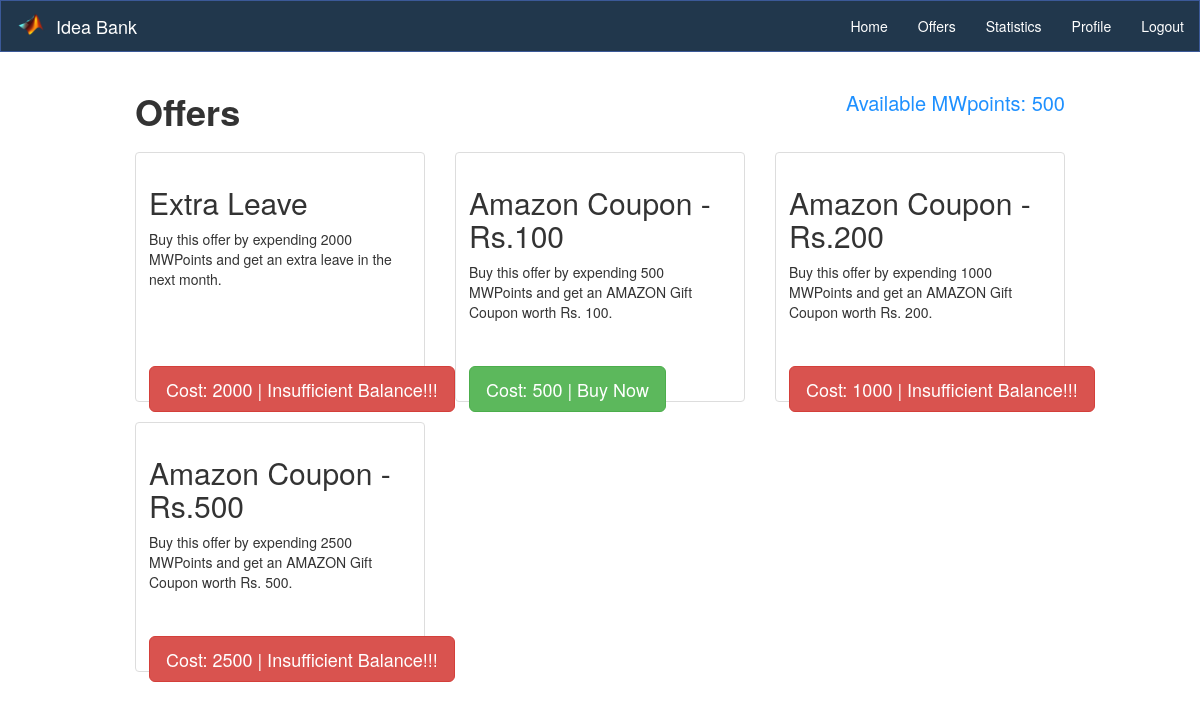
Page /redeem.php (signed in) on the earlier database version.
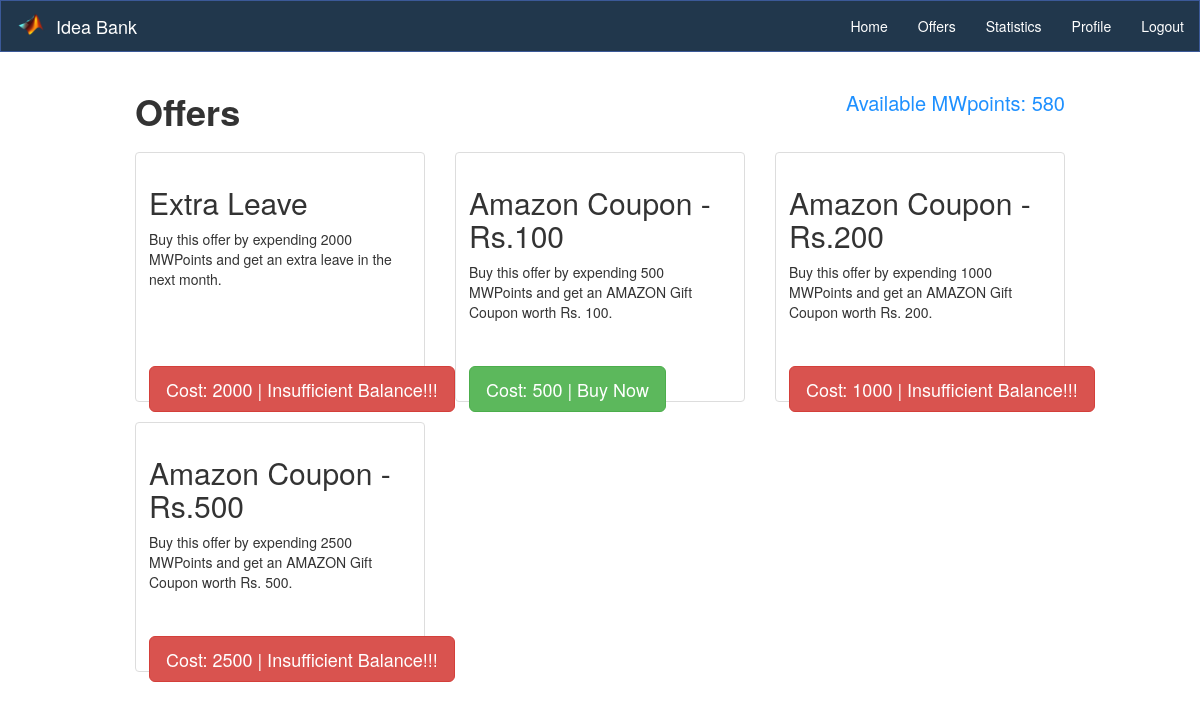
Same page on the later database version.
### tables this page shows
CREATE TABLE `user` (
  `user_id` int(11) NOT NULL,
  `name` varchar(50) NOT NULL,
  `MWpoints` int(11) DEFAULT '100',
  `password` varchar(250) NOT NULL
);

### redeem.php (the view, shortened to what this page needs)
<?php include "header.php" ?>
<?php
$user = $_SESSION['name'];
$sql = "SELECT * FROM offers";
$result = mysqli_query($conn, $sql);
?>
<main class="container" style="width: 80%">
    <h1 style="height: 50px;">
        <b> <span style="float: left;">Offers</span></b>
        <span style="color:dodgerblue; float: right; font-size: 20px;"> Available MWpoints: <?php
                                                                                            $sqlMWP = "SELECT * FROM user WHERE name = '$user' ";
                                                                                            $resultMWP = mysqli_query($conn, $sqlMWP);
                                                                                            $rowMWP = mysqli_fetch_array($resultMWP);
                                                                                            $MWpoints = $rowMWP['MWpoints'];
                                                                                            echo $MWpoints;
                                                                                            ?>
        </span>
    </h1>
    <div class="row">
        <?php
        while ($post = $result->fetch_assoc()) {
            $offer_id = $post['offer_id'];
            $offer_name = $post['offer_title'];
            $offer_desc = $post['description'];
            $offer_cost = $post['cost'];
        ?>
            <div class="col-sm-6 col-md-4">
                <div class="thumbnail" style="height: 250px;">
                    <div class="caption">
                        <h2><?php echo $offer_name; ?></h2>
                        <p><?php echo $offer_desc; ?></p>
                        <p style="position: absolute; bottom: 0; width: 100%;">
                            <?php
                            if ($offer_cost <= $MWpoints) {
                            ?>
                            <a href="<?php echo "purchase_item.php?offer_id=" . $offer_id; ?>">
                                <button type="button" class="btn btn-success btn-lg" >
                                <?php
                                echo "Cost: " . $offer_cost . " | Buy Now"
                                ?>
                            </button>
                            </a>
                            <?php
                            } else {
                            ?>
                                <button type="button" class="btn btn-danger btn-lg">
                                <?php
                                echo "Cost: " . $offer_cost . " | Insufficient Balance!!!"
                                ?>
                                </button>
                            <?php
                            }
                            ?>
                        </p>
                    </div>
                </div>
            </div>
        <?php } ?>
    </div>
</main>
<?php include "footer.php"; ?>

Differences in the rows shown:
changed user: MWpoints "500" → "580"
